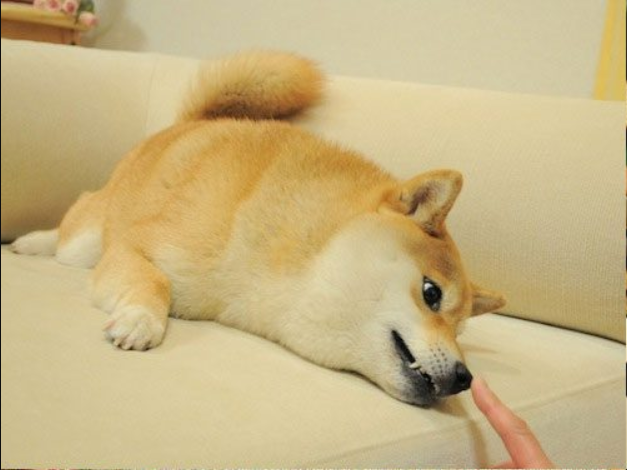
#> input picture colab_img/histogram_similarity/histogram_similarity_1.PNG, 627 x 470 px; its folder holds 4 pictures in this run
$ jupyter execute Histogram_Similarity.ipynb
#> lines starting #> are read from the running program, lines starting #| are printed output that depends on the picture
[cell 1]
from scipy.spatial import distance as dist
import cv2
import numpy as np
import matplotlib.pyplot as plt
import glob

[cell 2]
input_path = "/content/drive/MyDrive/colab_img/histogram_similarity"
# initialize the index dictionary to store the image name and
# corresponding histograms and the images dictionary to store the image
# themselves
index = {}
images = {}

for imagePath in glob.glob(input_path+"/*.PNG"):
  # extract the image filename (assumed to be unique) and load the image
  # , updating the images dictionary
  filename = imagePath[imagePath.rfind("/")+1:]
  image = cv2.imread(imagePath)
#> image is the input picture: shape (470, 627, 3); mean B, G, R 131.9, 180.6, 200.3
  images[filename] = cv2.cvtColor(image, cv2.COLOR_BGR2RGB)

  # extract a 3D RGB color histogram from the image, using 8 bins per channel,
  # normalize, and update the index
  hist = cv2.calcHist([image], [0,1,2], None, [8,8,8],[0,256,0,256,0,256])
  hist = cv2.normalize(hist,hist).flatten()
#> hist = 512 values, max 0.669 at index 310, min 0 at index 3, mean 0.00529
  index[filename]= hist

METHOD 1: Using the OpenCV cv2.compareHist function

[cell 3]
# initialize OpenCV methods for histogram comparison
OPENCV_METHODS = (
    ("Correlation", cv2.HISTCMP_CORREL),
    ("Chi-Squared", cv2.HISTCMP_CHISQR),
    ("Intersection", cv2.HISTCMP_INTERSECT),
    ("Hellinger", cv2.HISTCMP_BHATTACHARYYA)
)
#> OPENCV_METHODS = (('Correlation', 0), ('Chi-Squared', 1), ('Intersection', 2), ('Hellinger', 3))

for methodName, method in OPENCV_METHODS:
  # initialize the results dictionary and the sort direction
  results = {}
  reverse = False

  # We start by initializing a reverse variable to False.
  # This variable handles how sorting the results dictionary will be performed.
  # For some similarity functions a LARGER value indicates higher similarity
  # (Correlation and Intersection). And for others, a SMALLER value indicates
  # higher similarity (Chi-Squared and Hellinger).

  # if weare using the correclation or intersection method, then sort the
  # results in reverse order
  if methodName in ("Correlation", "Intersection"):
    reverse = True
  for k, hist in index.items():
    # compute the distance between the two histograms using the method
    # and update the results dictionary
    d = cv2.compareHist(index["histogram_similarity_1.PNG"], hist, method)
    results[k] = d

  # sort the result
  results = sorted([(v,k) for (k,v) in results.items()], reverse=reverse)

  fig = plt.figure("Query")
  ax = fig.add_subplot(1,1,1)
  ax.imshow(images["histogram_similarity_1.PNG"])
  plt.axis("off")

  # initialize the results figure
  fig = plt.figure("Results: %s"%(methodName))
  fig.suptitle(methodName, fontsize= 20)

  # loop over the results
  for i, (v,k) in enumerate(results):
    # show the result
    ax = fig.add_subplot(1, len(images), i+1)
    ax.set_title("%.2f"%( v))
    plt.imshow(images[k])
    plt.axis("off")
#> this loop made 4 passes
#> (methodName, reverse) on passes 1 to 4: ('Correlation', True), ('Chi-Squared', False), ('Intersection', True), ('Hellinger', False)

plt.show()
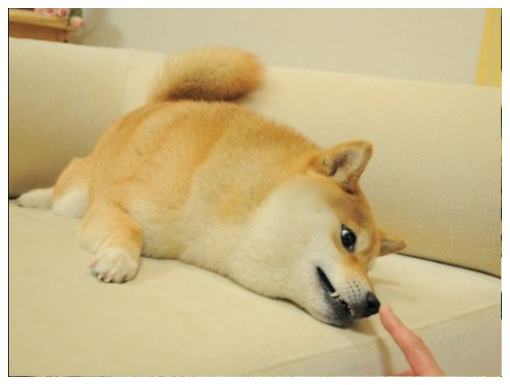
#> figure drawn by matplotlib, 4 panels
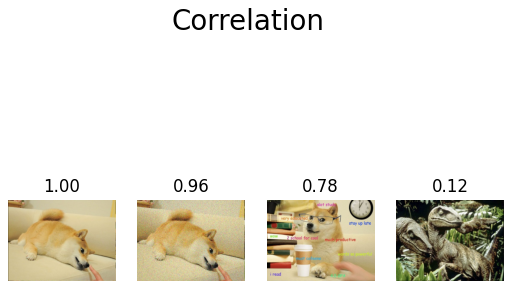
#> figure drawn by matplotlib, 4 panels
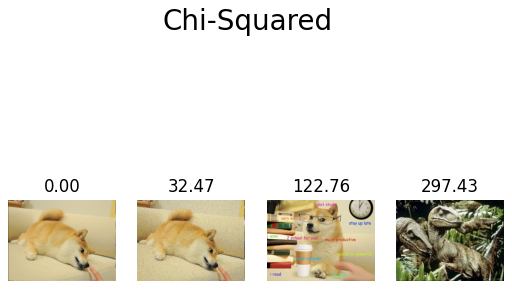
#> figure drawn by matplotlib, 4 panels

METHOD 2: Using the Scipy distance metrics

[cell 4]
# initialize the scipy methods to compute distances
SCIPY_METHOD = (
    ("Euclidean", dist.euclidean),
    ("Manhattan", dist.cityblock),
    ("Chebysev", dist.chebyshev)
)

# loop over the comparisoon methods
for methodName, method in SCIPY_METHOD:
  # initialize the dictionary to store results
  results={}

  # loop over the index
  for k, hist in index.items():
    # compute the distance between the two histograms using the method and
    # update the results dictionary
    d = method(index["histogram_similarity_1.PNG"], hist)
    results[k] = d

  # sort the results
  results = sorted([(v, k) for (k,v) in results.items()])

  # show the query images
  fig= plt.figure("Query")
  ax = fig.add_subplot(1,1,1)
  ax.imshow(images["histogram_similarity_1.PNG"])
  plt.axis("off")

  # initialize the results figure
  fig = plt.figure("Results: %s"%(methodName))
  fig.suptitle(methodName, fontsize=20)

  for i, (v, k) in enumerate(results):
    ax = fig.add_subplot(1,len(images), i+1)
    ax.set_title("%.2f"%(v))
    plt.imshow(images[k])
    plt.axis("off")

plt.show()

METHOD 3: Roll-your-own similarity measure

[cell 5]
def chi2_distance(histA, histB, eps = 1e-10):
  # compute the chi-squared distance
  d = 0.5 * np.sum([((a-b)**2)/(a+b+eps) for (a,b) in zip(histA, histB)])

  return d

# initialize the results dictionary
results = {}

for k, hist in index.items():
  d = chi2_distance(index["histogram_similarity_1.PNG"], hist)
  results[k] = d
#> this loop made 4 passes
#> (k, d) on passes 1 to 4: ('histogram_similarity_1.PNG', 0), ('histogram_similarity_2.PNG', 0.822), ('histogram_similarity_3.PNG', 0.239), ('histogram_similarity_4.PNG', 2.34)
#> after the loop, results = {'histogram_similarity_1.PNG': 0, 'histogram_similarity_2.PNG': 0.822, 'histogram_similarity_3.PNG': 0.239, 'histogram_similarity_4.PNG': 2.34}

results = sorted([(v,k) for (k,v) in results.items()])
#> results = [(0, 'histogram_similarity_1.PNG'), (0.239, 'histogram_similarity_3.PNG'), (0.822, 'histogram_similarity_2.PNG'), (2.34, 'histogram_similarity_4.PNG')]

fig = plt.figure("Query")
ax = fig.add_subplot(1,1,1)
plt.imshow(images["histogram_similarity_1.PNG"])
plt.axis("off")

fig = plt.figure("Result : %s"%("Chi-Square"))
fig.suptitle("Custom Chi-Square", fontsize = 20)

for i, (v, k) in enumerate(results):
  ax = fig.add_subplot(1,len(images), i+1)
  ax.set_title("%.2f"%(v))
  plt.imshow(images[k])
  plt.axis("off")
#> this loop made 4 passes
plt.show()
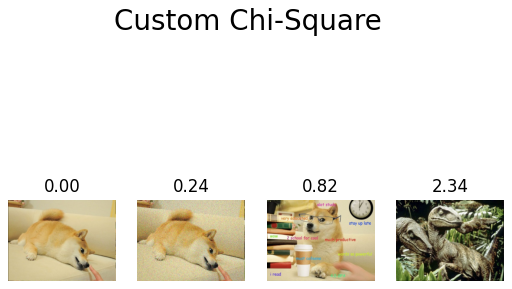
#> figure drawn by matplotlib, 4 panels
